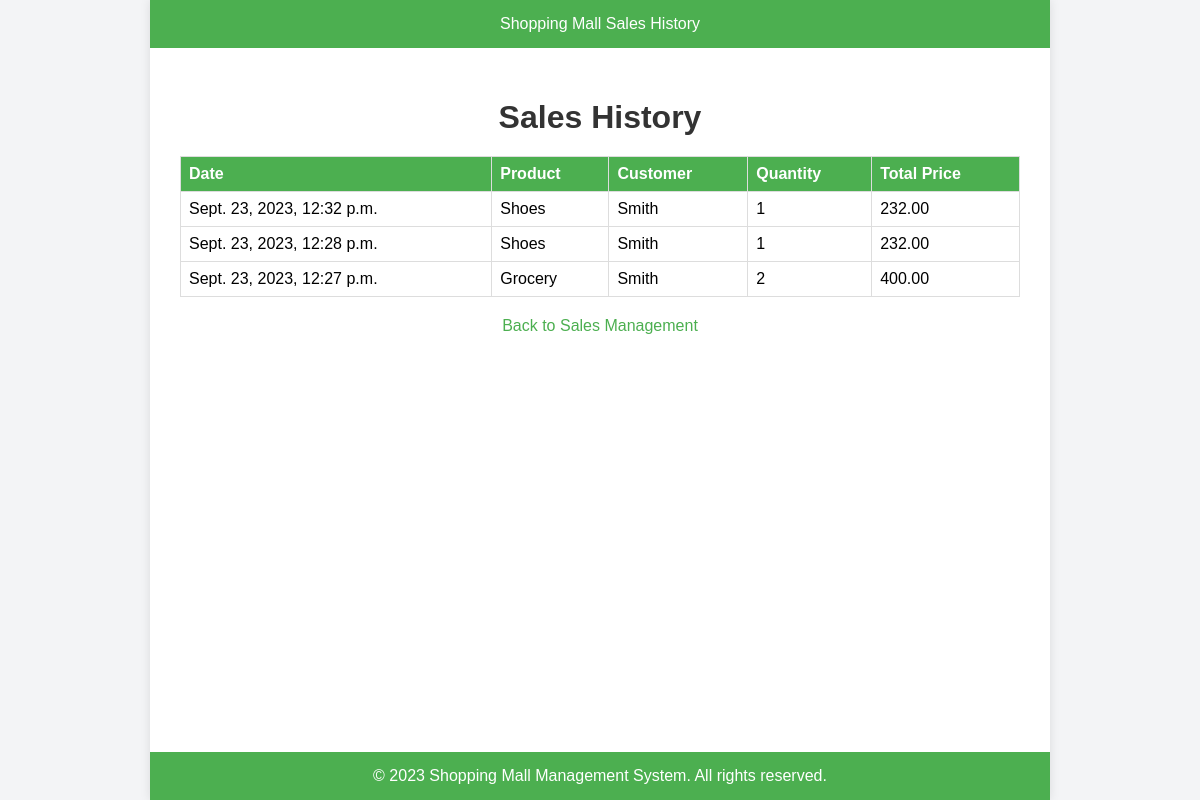
Page /sales-history/ on the committed database.
### mallsystem/models.py (models this page shows)
class Sale(models.Model):
    store = models.ForeignKey(Store, on_delete=models.CASCADE, related_name="sales")
    customer = models.ForeignKey(Customer, on_delete=models.SET_NULL, null=True, blank=True, related_name="purchases")
    product = models.ForeignKey(Product, on_delete=models.CASCADE, related_name="sales")
    quantity = models.PositiveIntegerField()
    total_price = models.DecimalField(max_digits=10, decimal_places=2)
    date = models.DateTimeField(auto_now_add=True)

class Product(models.Model):
    name = models.CharField(max_length=200)
    description = models.TextField()
    price = models.DecimalField(max_digits=10, decimal_places=2)

class Customer(models.Model):
    name = models.CharField(max_length=200)
    contact = models.CharField(max_length=200)
    LOYALTY_CHOICES = [
        ('silver', 'Silver'),
        ('gold', 'Gold'),
        ('platinum', 'Platinum'),
        ('none', 'None'),
    ]
    loyalty_status = models.CharField(max_length=10, choices=LOYALTY_CHOICES, default='none')

### mallsystem/views.py (the view)
# urls.py: path('sales-history/', views.sales_history, name='sales_history'),
def sales_history(request):
    sales = Sale.objects.all().order_by('-date')  # Orders the sales by date in descending order
    return render(request, 'Sales/sales_history.html', {'sales': sales})

### mallsystem/templates/Sales/sales_history.html (shortened to what this page needs)
<!DOCTYPE html>
<html>
<head>
</head>
<body>
    <div class="page-container">
        <div class="header">
            Shopping Mall Sales History
        </div>
        <div class="content">
            <h1>Sales History</h1>
            <table>
                <thead>
                    <tr>
                        <th>Date</th>
                        <th>Product</th>
                        <th>Customer</th>
                        <th>Quantity</th>
                        <th>Total Price</th>
                    </tr>
                </thead>
                <tbody>
                    {% for sale in sales %}
                    <tr>
                        <td>{{ sale.date }}</td>
                        <td>{{ sale.product.name }}</td>
                        <td>{{ sale.customer.name }}</td>
                        <td>{{ sale.quantity }}</td>
                        <td>{{ sale.total_price }}</td>
                    </tr>
                    {% endfor %}
                </tbody>
            </table>
            <a href="{% url 'sales_interface' %}">Back to Sales Management</a>
        </div>
        <div class="footer">
            &copy; 2023 Shopping Mall Management System. All rights reserved.
        </div>
    </div>
</body>
</html>

### mallsystem/templates/Sales/sales_history.html (style rules this page uses)
body, html { height: 100%; margin: 0; font-family: Arial, sans-serif; background-color: #f3f4f6; }
.page-container { display: flex; flex-direction: column; min-height: 100vh; max-width: 900px; margin: 0 auto; background-color: white; box-shadow: 0px 0px 10px rgba(0, 0, 0, 0.1); }
.header { background-color: #4CAF50; color: white; text-align: center; padding: 15px 0; }
.content { flex: 1; padding: 30px; }
h1 { text-align: center; color: #333; margin-bottom: 20px; }
table { width: 100%; border-collapse: collapse; }
th, td { border: 1px solid #ddd; padding: 8px; text-align: left; }
th { background-color: #4CAF50; color: white; }
a { text-decoration: none; color: #4CAF50; margin-top: 20px; display: block; text-align: center; }
.footer { background-color: #4CAF50; color: white; text-align: center; padding: 15px 0; }

### rows in the picture
Sale: date "Sept. 23, 2023, 12:32 p.m.", product.name "Shoes", customer.name "Smith", quantity "1", total_price "232.00"
Sale: date "Sept. 23, 2023, 12:28 p.m.", product.name "Shoes", customer.name "Smith", quantity "1", total_price "232.00"
Sale: date "Sept. 23, 2023, 12:27 p.m.", product.name "Grocery", customer.name "Smith", quantity "2", total_price "400.00"
